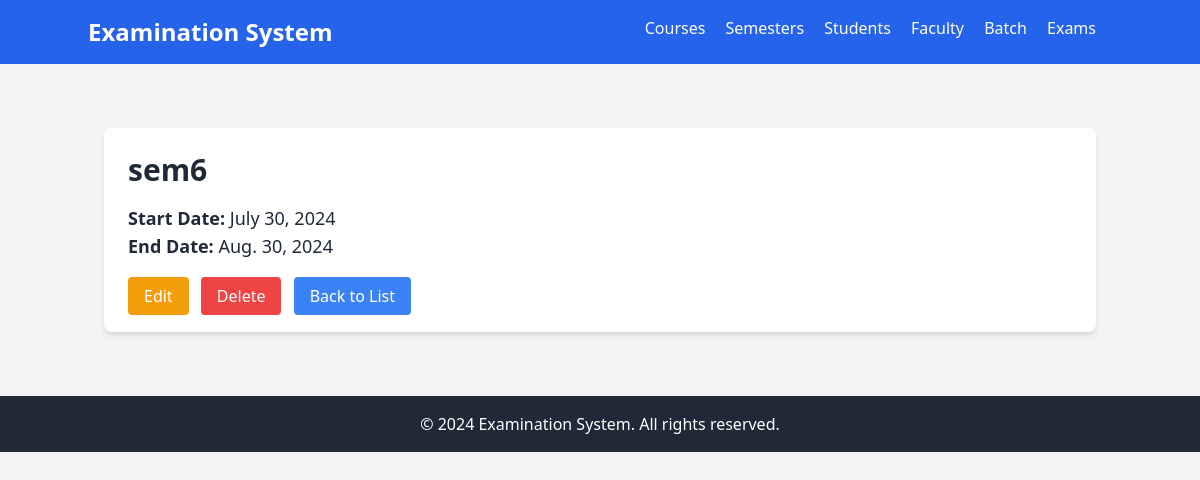
The app's page /semester/1/ with its own data.
### exam/models.py (models this page shows, shortened)
class Semester(models.Model):
    name = models.CharField(max_length=100)
    start_date = models.DateField()
    end_date = models.DateField()

### exam/views.py (the view)
# urls.py: path('semester/<int:pk>/', views.semester_detail, name='semester_detail'),
def semester_detail(request, pk):
    semester = get_object_or_404(Semester, pk=pk)  # Use the correct model reference
    return render(request, 'semester/semester_detail.html', {'semester': semester})

### exam/templates/semester/semester_detail.html
{% extends "layout.html" %}
{% block content %}
<div class="container mx-auto px-4 py-8">
    <div class="bg-white shadow-md rounded-lg p-6">
        <h1 class="text-3xl font-bold mb-4">{{ semester.name }}</h1>
        <p class="text-lg"><strong>Start Date:</strong> {{ semester.start_date }}</p>
        <p class="text-lg"><strong>End Date:</strong> {{ semester.end_date }}</p>
        <div class="mt-6">
            <a href="{% url 'update_semester' semester.pk %}" class="bg-yellow-500 text-white py-2 px-4 rounded hover:bg-yellow-600">Edit</a>
            <a href="{% url 'delete_semester' semester.pk %}" class="bg-red-500 text-white py-2 px-4 rounded hover:bg-red-600 ml-2">Delete</a>
            <a href="{% url 'semester_list' %}" class="bg-blue-500 text-white py-2 px-4 rounded hover:bg-blue-600 ml-2">Back to List</a>
        </div>
    </div>
</div>
{% endblock %}

### records on screen
Semester: name "sem6", start_date "July 30, 2024", end_date "Aug. 30, 2024"
